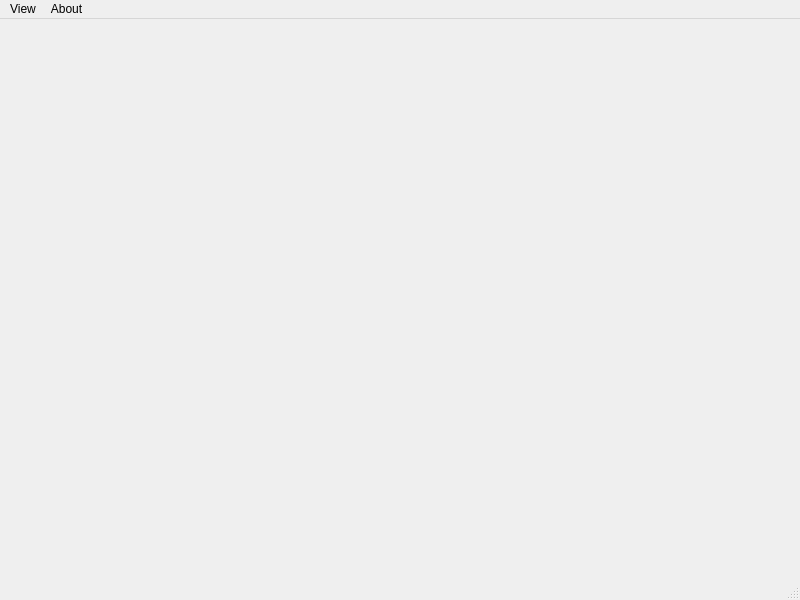
<?xml version="1.0" encoding="UTF-8"?>
<ui version="4.0">
 <class>StartWindow</class>
 <widget class="QMainWindow" name="StartWindow">
  <property name="geometry">
   <rect>
    <x>0</x>
    <y>0</y>
    <width>800</width>
    <height>600</height>
   </rect>
  </property>
  <property name="sizePolicy">
   <sizepolicy hsizetype="Maximum" vsizetype="Maximum">
    <horstretch>0</horstretch>
    <verstretch>0</verstretch>
   </sizepolicy>
  </property>
  <property name="windowTitle">
   <string>Puzzzzzzle</string>
  </property>
  <property name="windowIcon">
   <iconset resource="resources_puzzle.qrc">
    <normaloff>:/images/icon.png</normaloff>:/images/icon.png</iconset>
  </property>
  <widget class="MainBoard" name="centralwidget">
   <property name="enabled">
    <bool>true</bool>
   </property>
   <property name="palette">
    <palette>
     <active>
      <colorrole role="Base">
       <brush brushstyle="SolidPattern">
        <color alpha="255">
         <red>255</red>
         <green>255</green>
         <blue>255</blue>
        </color>
       </brush>
      </colorrole>
      <colorrole role="Window">
       <brush brushstyle="SolidPattern">
        <color alpha="255">
         <red>255</red>
         <green>255</green>
         <blue>255</blue>
        </color>
       </brush>
      </colorrole>
     </active>
     <inactive>
      <colorrole role="Base">
       <brush brushstyle="SolidPattern">
        <color alpha="255">
         <red>255</red>
         <green>255</green>
         <blue>255</blue>
        </color>
       </brush>
      </colorrole>
      <colorrole role="Window">
       <brush brushstyle="SolidPattern">
        <color alpha="255">
         <red>255</red>
         <green>255</green>
         <blue>255</blue>
        </color>
       </brush>
      </colorrole>
     </inactive>
     <disabled>
      <colorrole role="Base">
       <brush brushstyle="SolidPattern">
        <color alpha="255">
         <red>255</red>
         <green>255</green>
         <blue>255</blue>
        </color>
       </brush>
      </colorrole>
      <colorrole role="Window">
       <brush brushstyle="SolidPattern">
        <color alpha="255">
         <red>255</red>
         <green>255</green>
         <blue>255</blue>
        </color>
       </brush>
      </colorrole>
     </disabled>
    </palette>
   </property>
   <property name="mouseTracking">
    <bool>false</bool>
   </property>
  </widget>
  <widget class="QMenuBar" name="menubar">
   <property name="geometry">
    <rect>
     <x>0</x>
     <y>0</y>
     <width>800</width>
     <height>25</height>
    </rect>
   </property>
   <widget class="QMenu" name="menuView">
    <property name="title">
     <string>View</string>
    </property>
    <addaction name="actionPuzzles"/>
   </widget>
   <widget class="QMenu" name="menuAbout">
    <property name="title">
     <string>About</string>
    </property>
   </widget>
   <addaction name="menuView"/>
   <addaction name="menuAbout"/>
  </widget>
  <widget class="QStatusBar" name="statusbar"/>
  <action name="actionPuzzles">
   <property name="text">
    <string>Puzzles</string>
   </property>
  </action>
 </widget>
 <customwidgets>
  <customwidget>
   <class>MainBoard</class>
   <extends>QWidget</extends>
   <header>mainboard.h</header>
   <container>1</container>
  </customwidget>
 </customwidgets>
 <resources>
  <include location="resources_puzzle.qrc"/>
 </resources>
 <connections/>
</ui>
